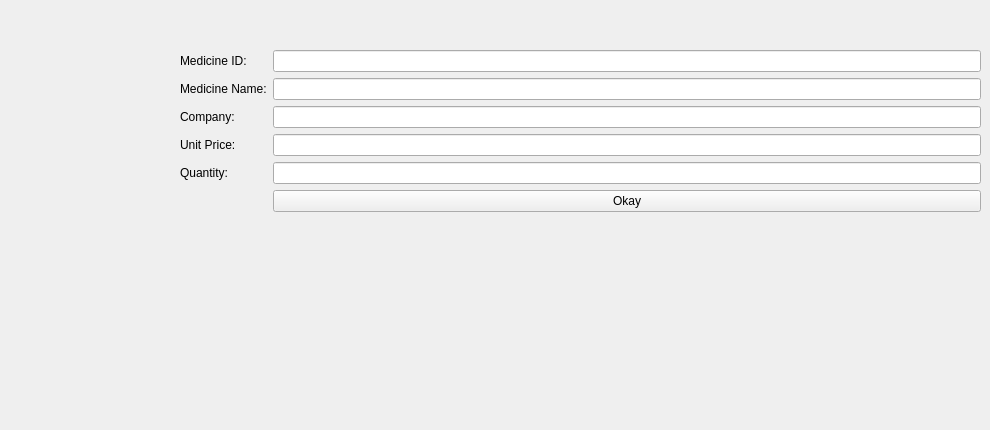
              <widget class="QWidget" name="med_form">
               <widget class="QWidget" name="formLayoutWidget_8">
                <property name="geometry">
                 <rect>
                  <x>180</x>
                  <y>50</y>
                  <width>801</width>
                  <height>371</height>
                 </rect>
                </property>
                <layout class="QFormLayout" name="formLayout_18">
                 <item row="0" column="0">
                  <widget class="QLabel" name="label_76">
                   <property name="text">
                    <string>Medicine ID:</string>
                   </property>
                  </widget>
                 </item>
                 <item row="1" column="0">
                  <widget class="QLabel" name="label_78">
                   <property name="text">
                    <string>Medicine Name:</string>
                   </property>
                  </widget>
                 </item>
                 <item row="4" column="0">
                  <widget class="QLabel" name="label_79">
                   <property name="text">
                    <string>Quantity: </string>
                   </property>
                  </widget>
                 </item>
                 <item row="2" column="0">
                  <widget class="QLabel" name="label_80">
                   <property name="text">
                    <string>Company:</string>
                   </property>
                  </widget>
                 </item>
                 <item row="3" column="0">
                  <widget class="QLabel" name="label_81">
                   <property name="text">
                    <string>Unit Price:</string>
                   </property>
                  </widget>
                 </item>
                 <item row="0" column="1">
                  <widget class="QLineEdit" name="med_id"/>
                 </item>
                 <item row="1" column="1">
                  <widget class="QLineEdit" name="med_name"/>
                 </item>
                 <item row="2" column="1">
                  <widget class="QLineEdit" name="med_com"/>
                 </item>
                 <item row="3" column="1">
                  <widget class="QLineEdit" name="med_price"/>
                 </item>
                 <item row="4" column="1">
                  <widget class="QLineEdit" name="med_stock"/>
                 </item>
                 <item row="5" column="1">
                  <widget class="QPushButton" name="push_stock">
                   <property name="text">
                    <string>Okay</string>
                   </property>
                  </widget>
                 </item>
                </layout>
               </widget>
              </widget>
